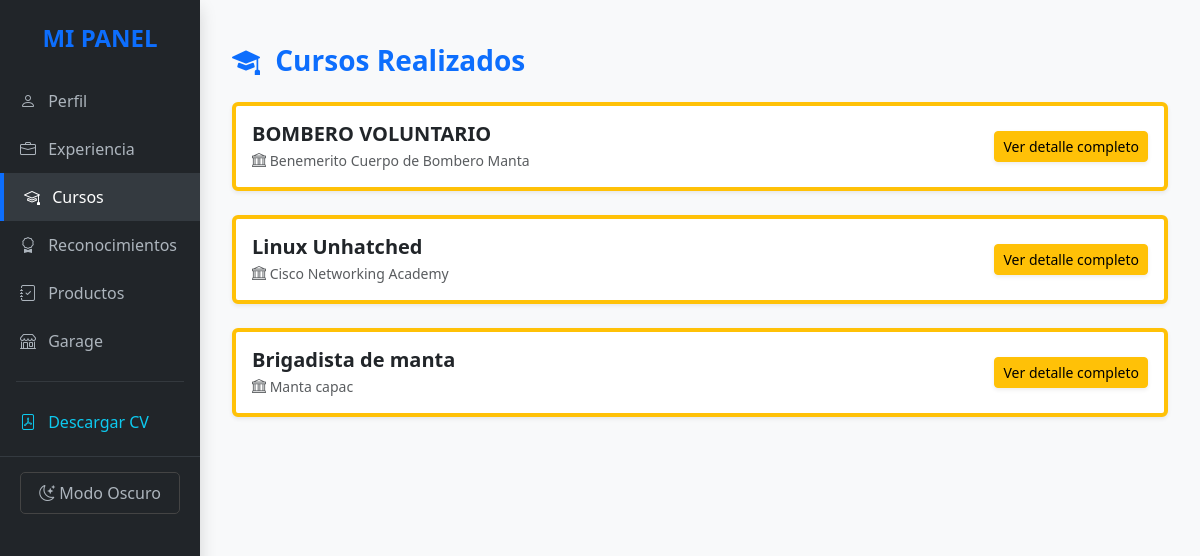
Screenshot of /cursos/ with the database file from the repository.
### portafolio/models.py (models this page shows, shortened)
class CursosRealizados(models.Model):
    idcursorealizado = models.AutoField(primary_key=True)
    idperfilconqueestaactivo = models.ForeignKey(DatosPersonales, on_delete=models.CASCADE)
    nombrecurso = models.CharField(max_length=150)
    totalhoras = models.IntegerField()
    fechainicio = models.DateField(null=True, blank=True)
    fechafin = models.DateField(null=True, blank=True)
    descripcioncurso = models.TextField(null=True, blank=True)
    entidadpatrocinadora = models.CharField(max_length=100, null=True, blank=True)
    nombrecontactoauspicia = models.CharField(max_length=100, null=True, blank=True)
    telefonocontactoauspicia = models.CharField(max_length=20, null=True, blank=True)
    emailempresapatrocinadora = models.EmailField(null=True, blank=True)
    rutacertificado = models.FileField(upload_to='certificados_cursos/', storage=RawMediaCloudinaryStorage(), max_length=500, null=True, blank=True)
    activarparaqueseveaenfront = models.BooleanField(default=True)

### portafolio/views.py (the view)
# urls.py: path('cursos/', views.vista_cursos, name='cursos'),
def vista_cursos(request):
    perfil = DatosPersonales.objects.first()
    items = CursosRealizados.objects.filter(idperfilconqueestaactivo=perfil, activarparaqueseveaenfront=True)
    return render(request, 'cursos.html', {'perfil': perfil, 'items': items})

### portafolio/context_processors.py (called while the page is built)
def pdf_data(request):
    return {
        'todas_exp': ExperienciaLaboral.objects.filter(activarparaqueseveaenfront=True),
        'todos_cur': CursosRealizados.objects.filter(activarparaqueseveaenfront=True),
        'todos_pro': ProductosAcademicos.objects.filter(activarparaqueseveaenfront=True),
        'todos_rec': Reconocimientos.objects.filter(activarparaqueseveaenfront=True),
        'todos_pro_lab': ProductosLaborales.objects.filter(activarparaqueseveaenfront=True),
    }

### portafolio/templates/cursos.html (shortened to what this page needs)
{% extends 'base.html' %}
{% block content %}
<div class="container-fluid mt-4">
    <h3 class="mb-4 text-primary fw-bold"><i class="bi bi-mortarboard-fill me-2"></i> Cursos Realizados</h3>
    <div class="row row-cols-1 g-4">
        {% for item in items %}
        <div class="col">
            <div class="card shadow-sm h-100 border-start border-4 border-warning">
                <div class="card-body d-flex justify-content-between align-items-center">
                    <div>
                        <h5 class="fw-bold mb-1">{{ item.nombrecurso }}</h5>
                        <p class="text-muted mb-0 small"><i class="bi bi-bank"></i> {{ item.entidadpatrocinadora }}</p>
                    </div>
                    <button class="btn btn-warning btn-sm shadow-sm" data-bs-toggle="modal" data-bs-target="#modalCurso{{ item.idcursorealizado }}">
                        Ver detalle completo
                    </button>
                </div>
            </div>
        </div>
        {% endfor %}
    </div>
</div>
{% endblock %}

### rows the page displays
CursosRealizados: nombrecurso "BOMBERO VOLUNTARIO", entidadpatrocinadora "Benemerito Cuerpo de Bombero Manta"
CursosRealizados: nombrecurso "Linux Unhatched", entidadpatrocinadora "Cisco Networking Academy"
CursosRealizados: nombrecurso "Brigadista de manta", entidadpatrocinadora "Manta capac"
